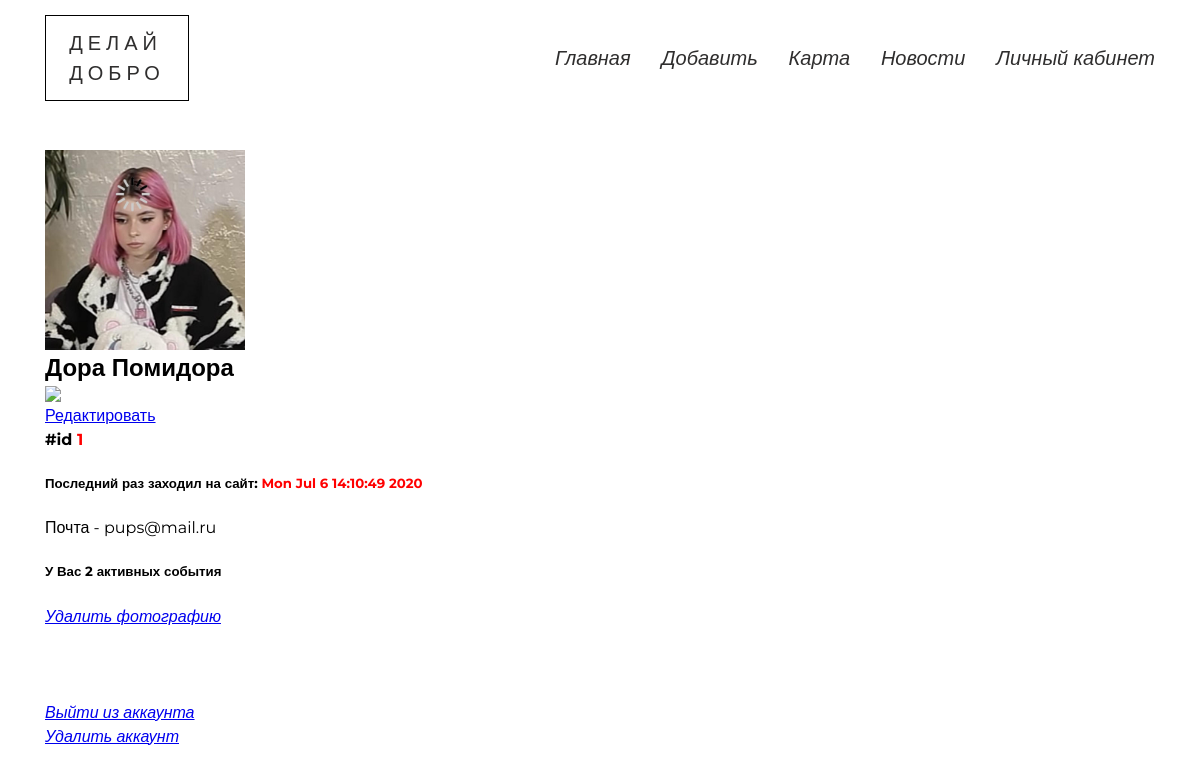
The app's page /user/1 (signed in) with its own data.
### data/model_users.py (models this page shows, shortened)
class User(SqlAlchemyBase, UserMixin, SerializerMixin):
    __tablename__ = 'users'
    id = sqlalchemy.Column(sqlalchemy.Integer,
                           primary_key=True, autoincrement=True)
    name = sqlalchemy.Column(sqlalchemy.String)
    email = sqlalchemy.Column(sqlalchemy.String)
    type = sqlalchemy.Column(sqlalchemy.Integer)
    last_time_in = sqlalchemy.Column(sqlalchemy.String,
                                     default=time.ctime)
    hashed_password = sqlalchemy.Column(sqlalchemy.String)
    help_count = sqlalchemy.Column(sqlalchemy.Integer)
    events = sqlalchemy.orm.relation("Event", backref="user")
    comments = sqlalchemy.orm.relation("Comment", backref="user")
    photo = sqlalchemy.orm.relation("File", uselist=False)

### blueprints/users.py (the view)
@blueprint.route('/user/<int:user_id>')
def user(user_id):
    session = db_session.create_session()
    user = session.query(User).get(user_id)
    if not user:
        abort(404)
    return render_template('user.html', user=user)

### blueprints/user_authenticate.py (called while the page is built)
@login_manager.user_loader
def user_load(user_id):
    session = db_session.create_session()
    return session.query(User).get(user_id)

### data/db_session.py (called while the page is built)
def create_session() -> Session:
    global __factory
    return __factory()

### templates/user.html (shortened to what this page needs)
{% extends "base.html" %}
{% block content %}
    <div class="container">
    <div class="infolist">
        <div class='flexbox flex_c_nowr'>
            <div>
                <img src="/{{ user.photo.path if user.photo else 'static/images/none_image.png' }}" height="200px">
                <div class="flexbox flex_jcspacebetween_aicenter">
                    <h2>{{ user.name }}</h2>
                    {% if current_user.is_authenticated and current_user.id == user.id %}
                        <a href="/edit_user/{{ user.id }}" class='link'>
                            <img src="/static/images/edit_icon1.png" height="18px">Редактировать</a>
                    {% endif %}
                </div>
                <h4>#id <span style='color: red'>{{ user.id }}</span></h4>
                <h5>Последний раз заходил на сайт: <span style='color: red'>{{ user.last_time_in }}</span></h5>
                <p>Почта - {{ user.email }}</p>
                <h5>У Вас {{ user.events|length }} активных события</h5>
            </div>
            {% if current_user.is_authenticated and current_user.id == user.id and user.photo %}
                <div>
                    <a href="/del_user_photo/{{ user.id }}" class='link'><i>Удалить фотографию</i></a>
                </div>
            {% endif %}
            <br>
            <br>
            <br>
            {% if current_user.is_authenticated and current_user.id == user.id %}
                <div>
                    <a href="/logout" class='link'><i>Выйти из аккаунта</i></a>
                    <br>
                    <a href="/del_user/{{ user.id }}" class='link'><i>Удалить аккаунт</i></a>
                </div>
            {% endif %}
        </div>
    </div>
    </div>
{% endblock %}

### records on screen
User: name "Дора Помидора", id "1", last_time_in "Mon Jul 6 14:10:49 2020", email "pups@mail.ru"

### other values on screen
{{ user.events|length }} "2"
